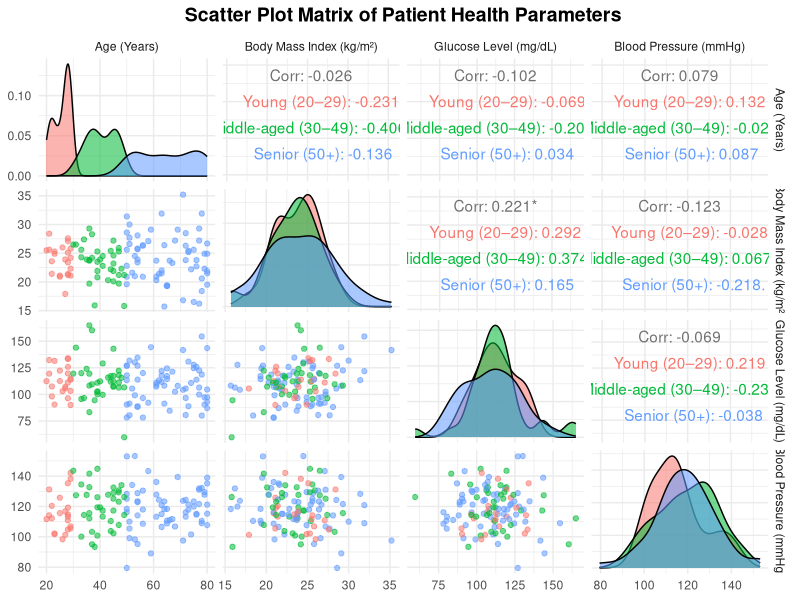

This chart was generated by the following R code:
print("SHIMAL AYMAN")
print("23BAD112")

# Load required libraries
library(ggplot2)
library(dplyr)
library(GGally)

# --------------------------------------------------
# Create sample patient health dataset
# --------------------------------------------------
set.seed(101)

health_data <- data.frame(
  Age = sample(20:80, 120, replace = TRUE),
  BMI = round(rnorm(120, mean = 24, sd = 3.5), 1),
  Glucose = round(rnorm(120, mean = 110, sd = 18), 1),
  Blood_Pressure = round(rnorm(120, mean = 120, sd = 12), 1)
)

# --------------------------------------------------
# Create Age Groups for color encoding
# --------------------------------------------------
health_data <- health_data %>%
  mutate(
    Age_Group = factor(
      case_when(
        Age < 30 ~ "Young (20–29)",
        Age >= 30 & Age < 50 ~ "Middle-aged (30–49)",
        Age >= 50 ~ "Senior (50+)"
      ),
      levels = c("Young (20–29)", "Middle-aged (30–49)", "Senior (50+)")
    )
  )

# --------------------------------------------------
# Scatter Plot Matrix with full visual details
# --------------------------------------------------
scatter_matrix <- ggpairs(
  health_data,
  columns = c("Age", "BMI", "Glucose", "Blood_Pressure"),
  aes(color = Age_Group, alpha = 0.75),
  title = "Scatter Plot Matrix of Patient Health Parameters",
  columnLabels = c(
    "Age (Years)",
    "Body Mass Index (kg/m²)",
    "Glucose Level (mg/dL)",
    "Blood Pressure (mmHg)"
  )
) +
  theme_minimal() +
  theme(
    plot.title = element_text(size = 14, face = "bold", hjust = 0.5),
    legend.title = element_text(size = 10, face = "bold"),
    legend.text = element_text(size = 9)
  )

print(scatter_matrix)

# --------------------------------------------------
# Correlation Analysis
# --------------------------------------------------
correlation_matrix <- cor(
  health_data[, c("Age", "BMI", "Glucose", "Blood_Pressure")],
  use = "complete.obs"
)

print("Correlation Matrix (Pearson):")
print(round(correlation_matrix, 2))
